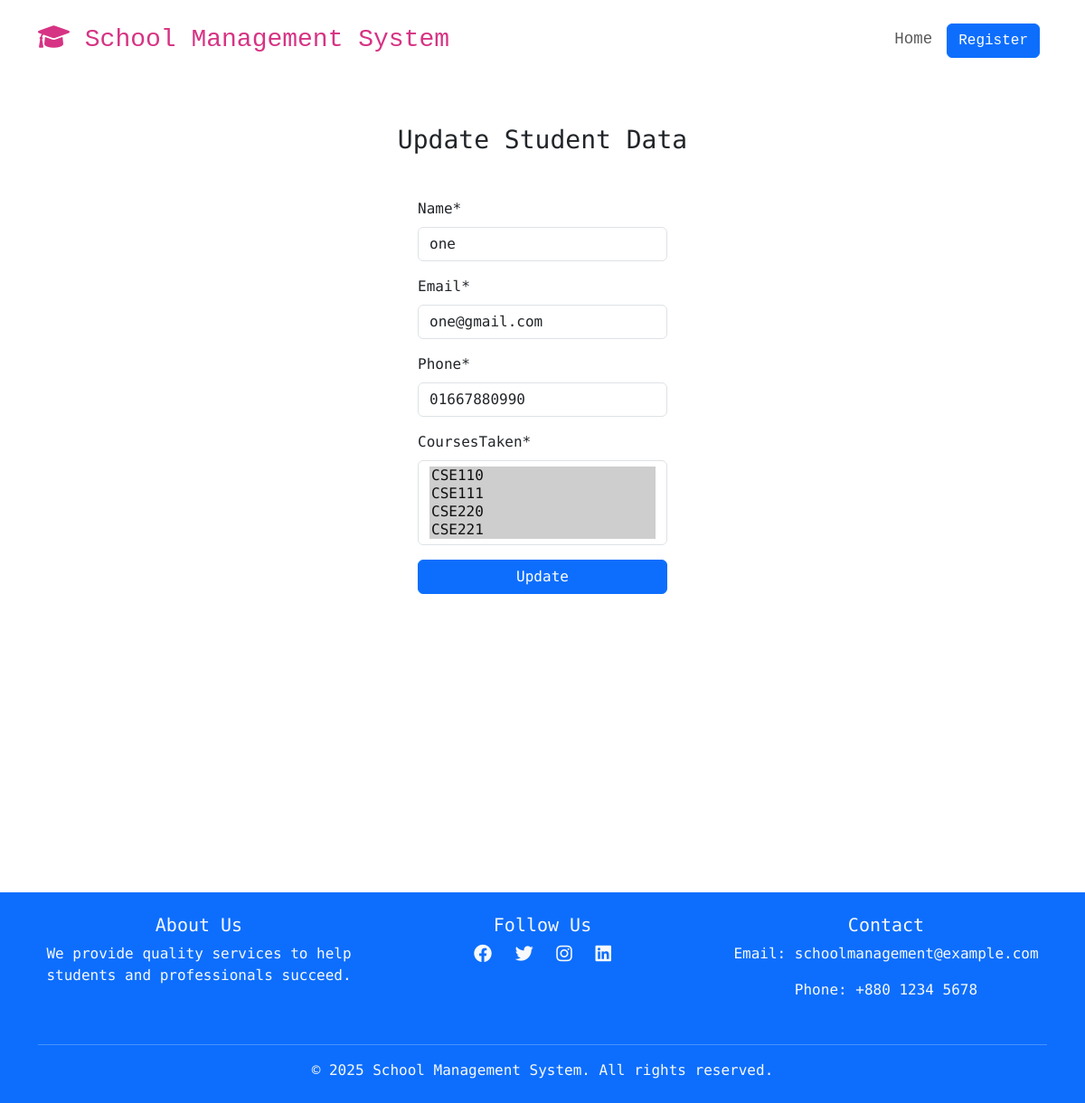
The app's page /update/1, older data.
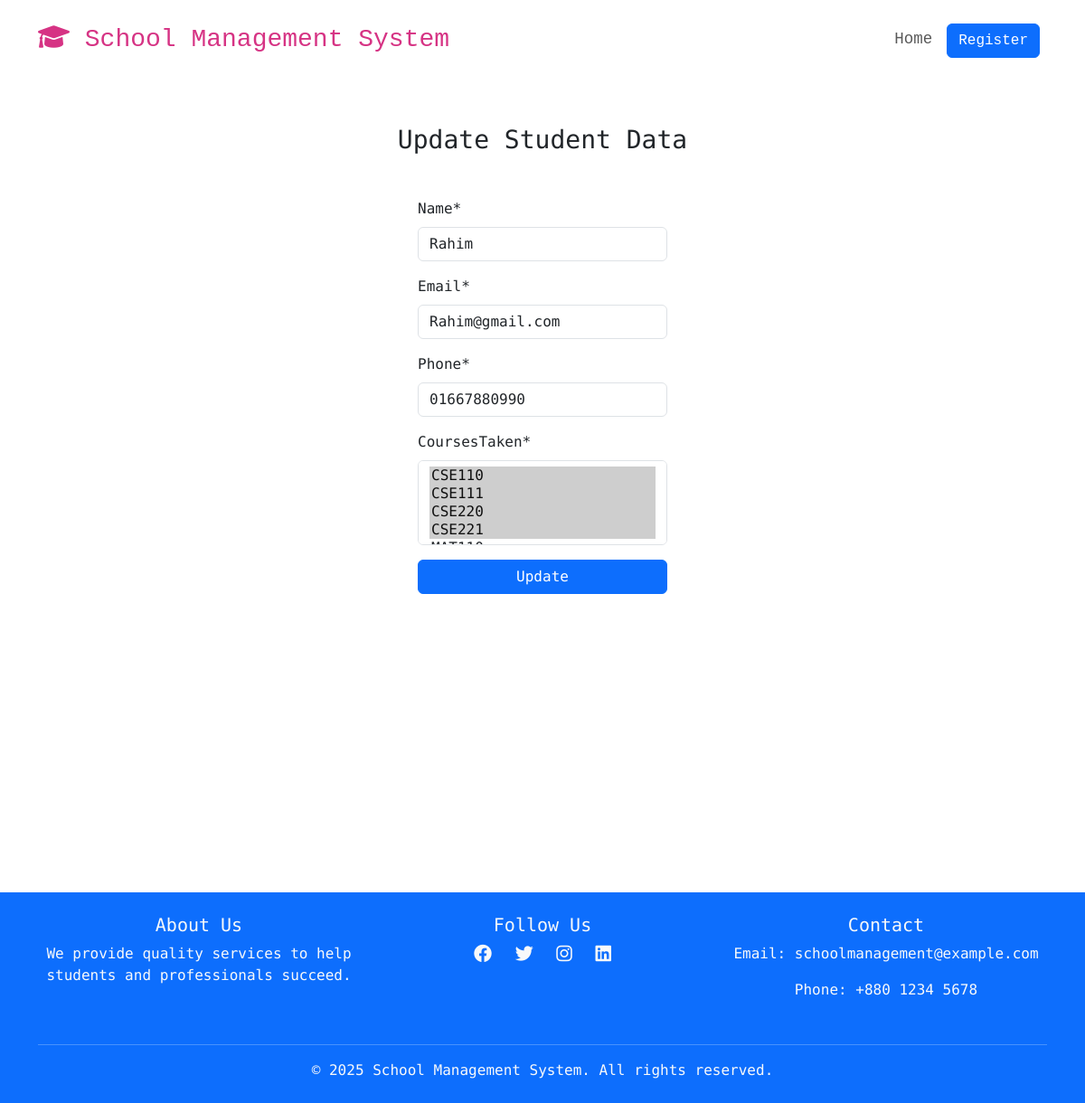
The same page, newer data.
### student/models.py (models this page shows, shortened)
class Student(models.Model):
    name = models.CharField(max_length=100)
    email=models.EmailField()
    phone=models.CharField(max_length=15)
    coursesTaken=models.ManyToManyField(Course)

class Course(models.Model):
    name = models.CharField(max_length=100)
    def __str__(self):
        return self.name

### student/views.py (the view, shortened to what this page needs)
# urls.py: path('update/<int:pk>', views.StudentUpdateView.as_view(), name='student_update'),
class StudentUpdateView(UpdateView):
    model = Student
    pk_url_kwarg = 'pk'
    extra_context = {'edit': True}
    fields = ['name', 'email', 'phone', 'coursesTaken']
    template_name = 'student/studentRegistration.html'
    success_url = reverse_lazy('home')

### student/templates/student/studentRegistration.html (shortened to what this page needs)
{% extends 'base.html' %}
{% load static %}
{% block css%}<link rel="stylesheet" href="{% static 'student/css/style.css' %}">{% endblock %}
{% load crispy_forms_tags %}
{% block body %}
    {% if edit %}
    <h3 class="text-center mt-5">Update Student Data</h3>
    {% else %}
    <h3 class="text-center mt-5">Student Registration</h3>
    {% endif %}
    <form class='container mt-5' method="POST" style="height: 90vh; width: 25%;">
        {{ form|crispy }}
        <div class="d-grid gap-2 mt-3">
            {% if edit%}
            <button class="btn btn-primary" type="submit">Update</button>
            {% else %}
            <button class="btn btn-primary" type="submit">Register</button>
            {% endif %}
        </div>
    </form>
{% endblock %}

Row changes from the older to the newer data that the page shows:
changed Student: name "one" → "Rahim"; email "one@gmail.com" → "Rahim@gmail.com"
